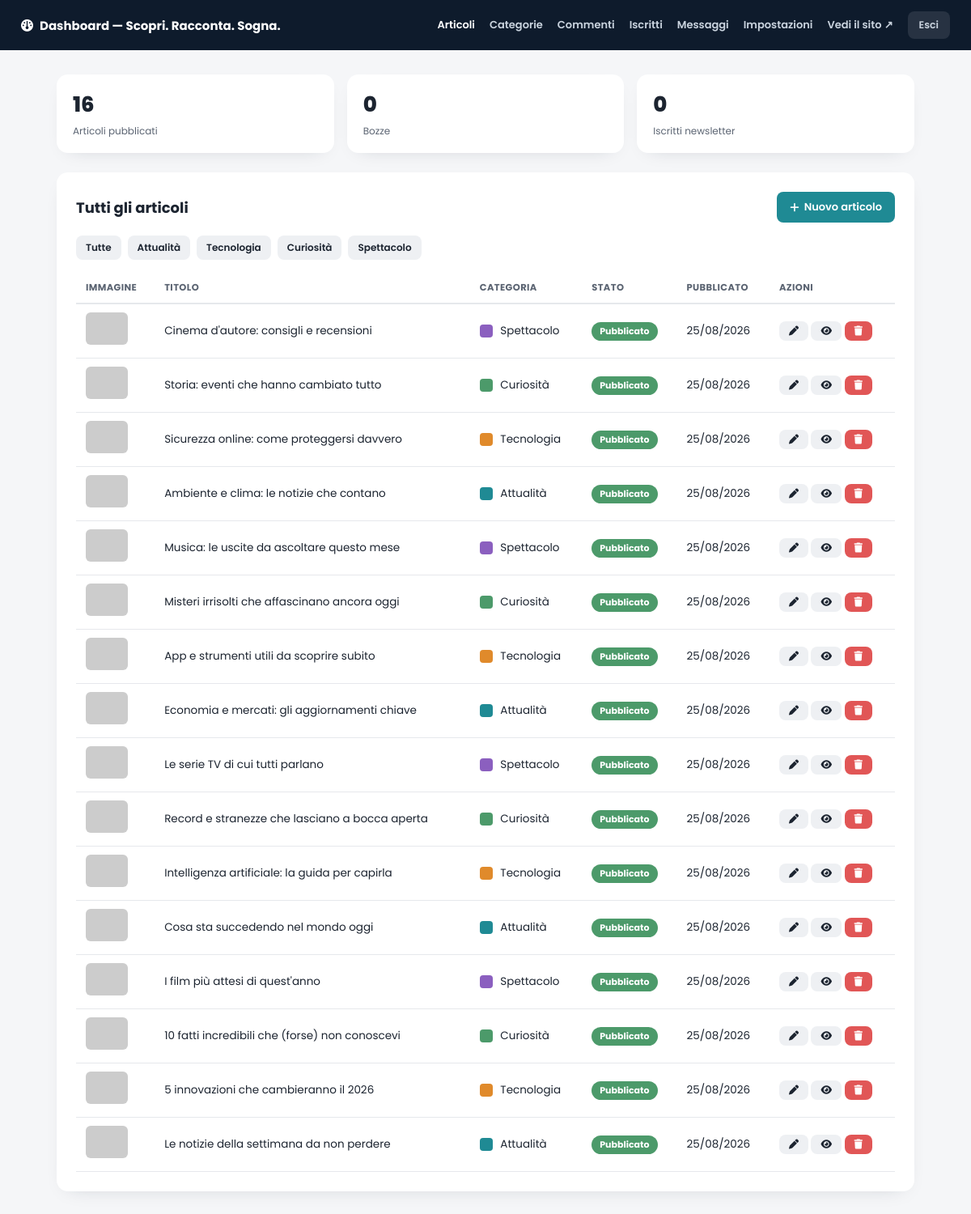
Page /admin/dashboard.php (signed in) on the committed database.
### tables this page shows
CREATE TABLE IF NOT EXISTS categories (
  id INT AUTO_INCREMENT PRIMARY KEY,
  slug VARCHAR(40) NOT NULL UNIQUE,
  name VARCHAR(60) NOT NULL,
  color_hex VARCHAR(7) NOT NULL DEFAULT '#1f8a94',
  icon_class VARCHAR(60) NOT NULL DEFAULT 'fa-solid fa-globe',
  sort_order INT NOT NULL DEFAULT 0
);

CREATE TABLE IF NOT EXISTS articles (
  id INT AUTO_INCREMENT PRIMARY KEY,
  category_id INT NOT NULL,
  title VARCHAR(200) NOT NULL,
  slug VARCHAR(220) NOT NULL UNIQUE,
  excerpt VARCHAR(300) DEFAULT NULL,
  content TEXT NOT NULL,
  image_url VARCHAR(400) NOT NULL,
  status ENUM('published','draft') NOT NULL DEFAULT 'published',
  published_at DATETIME DEFAULT CURRENT_TIMESTAMP,
  created_at DATETIME DEFAULT CURRENT_TIMESTAMP,
  updated_at DATETIME DEFAULT CURRENT_TIMESTAMP ON UPDATE CURRENT_TIMESTAMP,
  FOREIGN KEY (category_id) REFERENCES categories(id) ON DELETE CASCADE
);

CREATE TABLE IF NOT EXISTS article_categories (
  article_id INT NOT NULL,
  category_id INT NOT NULL,
  PRIMARY KEY (article_id, category_id),
  FOREIGN KEY (article_id) REFERENCES articles(id) ON DELETE CASCADE,
  FOREIGN KEY (category_id) REFERENCES categories(id) ON DELETE CASCADE
);

### config.php (called while the page is built, shortened)
<?php
function h($str): string {
    return htmlspecialchars((string)$str, ENT_QUOTES, 'UTF-8');
}
function url(string $path = ''): string {
    return BASE_PATH . '/' . ltrim($path, '/');
}

### functions.php (called while the page is built, shortened)
<?php
function get_categories($pdo): array {
    static $cache = null;
    if ($cache === null) {
        $cache = $pdo->query('SELECT * FROM categories ORDER BY sort_order ASC')->fetchAll();
    }
    return $cache;
}
function get_articles($pdo, ?string $catSlug = null, bool $onlyPublished = true, ?int $limit = null, ?int $offset = null): array {
    $sql = 'SELECT a.*, c.slug AS cat_slug, c.name AS cat_name, c.color_hex, c.icon_class
            FROM articles a JOIN categories c ON a.category_id = c.id';
    $where = [];
    $params = [];
    $sql .= ' ORDER BY a.published_at DESC, a.id DESC';
    $stmt = $pdo->prepare($sql);
    $stmt->execute($params);
    return $stmt->fetchAll();
}
function get_categories_for_articles($pdo, array $articleIds): array {
    $placeholders = implode(',', array_fill(0, count($articleIds), '?'));
    $stmt = $pdo->prepare("SELECT ac.article_id, c.id, c.slug, c.name, c.color_hex, c.icon_class
                            FROM article_categories ac
                            JOIN categories c ON ac.category_id = c.id
                            WHERE ac.article_id IN ($placeholders)
                            ORDER BY c.sort_order ASC");
    $stmt->execute($articleIds);
    $map = [];
    foreach ($stmt->fetchAll() as $row) {
        $map[(int)$row['article_id']][] = $row;
    }
    return $map;
}
function article_url(array $article): string {
    $slug = $article['slug'] ?? '';
    return $slug !== '' ? url($slug) : url('article.php?id=' . (int)$article['id']);
}

### admin/dashboard.php (the view, shortened to what this page needs)
<?php
require __DIR__ . '/../config.php';
require __DIR__ . '/../functions.php';
$catSlug = $_GET['cat'] ?? null;
$allArticles = get_articles($pdo, $catSlug, false);
$categoriesMap = get_categories_for_articles($pdo, array_column($allArticles, 'id'));
$totalPublished = $pdo->query("SELECT COUNT(*) FROM articles WHERE status='published'")->fetchColumn();
$totalDraft     = $pdo->query("SELECT COUNT(*) FROM articles WHERE status='draft'")->fetchColumn();
$totalSubs      = $pdo->query("SELECT COUNT(*) FROM subscribers")->fetchColumn();
$categories     = get_categories($pdo);
?>
<!DOCTYPE html>
<html lang="it">
<head>
<link rel="stylesheet" href="https://cdnjs.cloudflare.com/ajax/libs/font-awesome/6.5.1/css/all.min.css">
<link rel="stylesheet" href="<?= url('admin/includes/admin.css') ?>">
</head>
<body>
<?php require __DIR__ . '/includes/topbar.php'; ?>
<div class="admin-wrap">
  <div class="stat-row">
    <div class="stat-box"><div class="num"><?= (int)$totalPublished ?></div><div class="label">Articoli pubblicati</div></div>
    <div class="stat-box"><div class="num"><?= (int)$totalDraft ?></div><div class="label">Bozze</div></div>
    <div class="stat-box"><div class="num"><?= (int)$totalSubs ?></div><div class="label">Iscritti newsletter</div></div>
  </div>
  <div class="admin-card">
    <div style="display:flex; justify-content:space-between; align-items:center; flex-wrap:wrap; gap:12px; margin-bottom:16px;">
      <h2 style="margin:0;">Tutti gli articoli</h2>
      <a href="<?= url('admin/article-form.php') ?>" class="btn btn-primary"><i class="fa-solid fa-plus"></i> Nuovo articolo</a>
    </div>
    <div style="display:flex; gap:8px; flex-wrap:wrap; margin-bottom:16px;">
      <a href="<?= url('admin/dashboard.php') ?>" class="btn btn-secondary btn-sm <?= !$catSlug ? 'btn-primary' : '' ?>">Tutte</a>
      <?php foreach ($categories as $cat): ?>
        <a href="<?= url('admin/dashboard.php?cat=' . urlencode($cat['slug'])) ?>"
           class="btn btn-sm <?= $catSlug === $cat['slug'] ? 'btn-primary' : 'btn-secondary' ?>"><?= h($cat['name']) ?></a>
      <?php endforeach; ?>
    </div>
    <table class="admin-table">
      <thead>
        <tr>
          <th>Immagine</th><th>Titolo</th><th>Categoria</th><th>Stato</th><th>Pubblicato</th><th>Azioni</th>
        </tr>
      </thead>
      <tbody>
        <?php foreach ($allArticles as $art):
          $artCats = $categoriesMap[(int)$art['id']] ?? [];
        ?>
          <tr>
            <td><img src="<?= h($art['image_url']) ?>" alt=""></td>
            <td><?= h($art['title']) ?></td>
            <td>
              <?php foreach ($artCats as $c): ?>
                <span class="color-swatch" style="background:<?= h($c['color_hex']) ?>" title="<?= h($c['name']) ?>"></span>
              <?php endforeach; ?>
              <?= h(implode(', ', array_column($artCats, 'name'))) ?>
            </td>
            <td><span class="badge <?= $art['status'] === 'draft' ? 'draft' : '' ?>" style="background:<?= $art['status'] === 'draft' ? '' : '#4c9a6a' ?>"><?= $art['status'] === 'draft' ? 'Bozza' : 'Pubblicato' ?></span></td>
            <td><?= date('d/m/Y', strtotime($art['published_at'])) ?></td>
            <td style="white-space:nowrap;">
              <a href="<?= url('admin/article-form.php?id=' . (int)$art['id']) ?>" class="btn btn-secondary btn-sm"><i class="fa-solid fa-pen"></i></a>
              <a href="<?= article_url($art) ?>" target="_blank" class="btn btn-secondary btn-sm"><i class="fa-solid fa-eye"></i></a>
              <form action="<?= url('admin/delete.php') ?>" method="post" style="display:inline;" onsubmit="return confirm('Eliminare definitivamente questo articolo?');">
                <button type="submit" class="btn btn-danger btn-sm"><i class="fa-solid fa-trash"></i></button>
              </form>
            </td>
          </tr>
        <?php endforeach; ?>
      </tbody>
    </table>
  </div>
</div>
</body>
</html>

### admin/includes/admin.css (style rules this page uses)
:root { --ink:#1c2430; --ink-soft:#5b6472; --line:#e6e8ec; --paper:#f5f6f8; --accent:#1f8a94; }
* { box-sizing:border-box; margin:0; padding:0; }
body { font-family:'Poppins',sans-serif; background:var(--paper); color:var(--ink); min-height:100vh; }
a { color:inherit; text-decoration:none; }
.admin-wrap { max-width:1100px; margin:0 auto; padding:30px 20px 60px; }
.admin-card { background:#fff; border-radius:14px; box-shadow:0 8px 24px -16px rgba(20,30,50,.25); padding:24px; margin-bottom:24px; }
.admin-card h2 { font-size:18px; margin-bottom:16px; }
.admin-table { width:100%; border-collapse:collapse; font-size:13.5px; }
.admin-table th { text-align:left; padding:10px 12px; border-bottom:2px solid var(--line); color:var(--ink-soft); font-size:11.5px; text-transform:uppercase; letter-spacing:.4px; }
.admin-table td { padding:10px 12px; border-bottom:1px solid var(--line); vertical-align:middle; }
.admin-table img { width:52px; height:40px; object-fit:cover; border-radius:6px; }
.admin-table .badge { display:inline-block; padding:3px 10px; border-radius:999px; font-size:11px; font-weight:700; color:#fff; }
.btn { display:inline-flex; align-items:center; gap:6px; padding:9px 16px; border-radius:8px; font-size:13px; font-weight:600; border:none; cursor:pointer; }
.btn-primary { background:var(--accent); color:#fff; }
.btn-secondary { background:#eef0f3; color:var(--ink); }
.btn-danger { background:#e15656; color:#fff; }
.btn-sm { padding:6px 12px; font-size:12px; }
.stat-row { display:flex; gap:16px; flex-wrap:wrap; margin-bottom:24px; }
.stat-box { flex:1; min-width:140px; background:#fff; border-radius:14px; padding:18px 20px; box-shadow:0 8px 24px -16px rgba(20,30,50,.25); }
.stat-box .num { font-size:26px; font-weight:800; }
.stat-box .label { font-size:12px; color:var(--ink-soft); margin-top:4px; }
.color-swatch { width:16px; height:16px; border-radius:4px; display:inline-block; vertical-align:middle; margin-right:6px; }

### rows in the picture
categories: name "Attualità"
categories: name "Tecnologia"
categories: name "Curiosità"
categories: name "Spettacolo"
articles: title "Cinema d'autore: consigli e recensioni", id "Spettacolo", status "Pubblicato", published_at "25/08/2026"
articles: title "Storia: eventi che hanno cambiato tutto", id "Curiosità", status "Pubblicato", published_at "25/08/2026"
articles: title "Sicurezza online: come proteggersi davvero", id "Tecnologia", status "Pubblicato", published_at "25/08/2026"
articles: title "Ambiente e clima: le notizie che contano", id "Attualità", status "Pubblicato", published_at "25/08/2026"
articles: title "Musica: le uscite da ascoltare questo mese", id "Spettacolo", status "Pubblicato", published_at "25/08/2026"
articles: title "Misteri irrisolti che affascinano ancora oggi", id "Curiosità", status "Pubblicato", published_at "25/08/2026"
articles: title "App e strumenti utili da scoprire subito", id "Tecnologia", status "Pubblicato", published_at "25/08/2026"
articles: title "Economia e mercati: gli aggiornamenti chiave", id "Attualità", status "Pubblicato", published_at "25/08/2026"
articles: title "Le serie TV di cui tutti parlano", id "Spettacolo", status "Pubblicato", published_at "25/08/2026"
articles: title "Record e stranezze che lasciano a bocca aperta", id "Curiosità", status "Pubblicato", published_at "25/08/2026"
articles: title "Intelligenza artificiale: la guida per capirla", id "Tecnologia", status "Pubblicato", published_at "25/08/2026"
articles: title "Cosa sta succedendo nel mondo oggi", id "Attualità", status "Pubblicato", published_at "25/08/2026"
articles: title "I film più attesi di quest'anno", id "Spettacolo", status "Pubblicato", published_at "25/08/2026"
articles: title "10 fatti incredibili che (forse) non conoscevi", id "Curiosità", status "Pubblicato", published_at "25/08/2026"
articles: title "5 innovazioni che cambieranno il 2026", id "Tecnologia", status "Pubblicato", published_at "25/08/2026"
articles: title "Le notizie della settimana da non perdere", id "Attualità", status "Pubblicato", published_at "25/08/2026"

### other values in the picture
get_setting($pdo, 'site_title', 'Scopri. Racconta. Sogna.') "Scopri. Racconta. Sogna."
$totalPublished "16"
$totalDraft "0"
$totalSubs "0"
